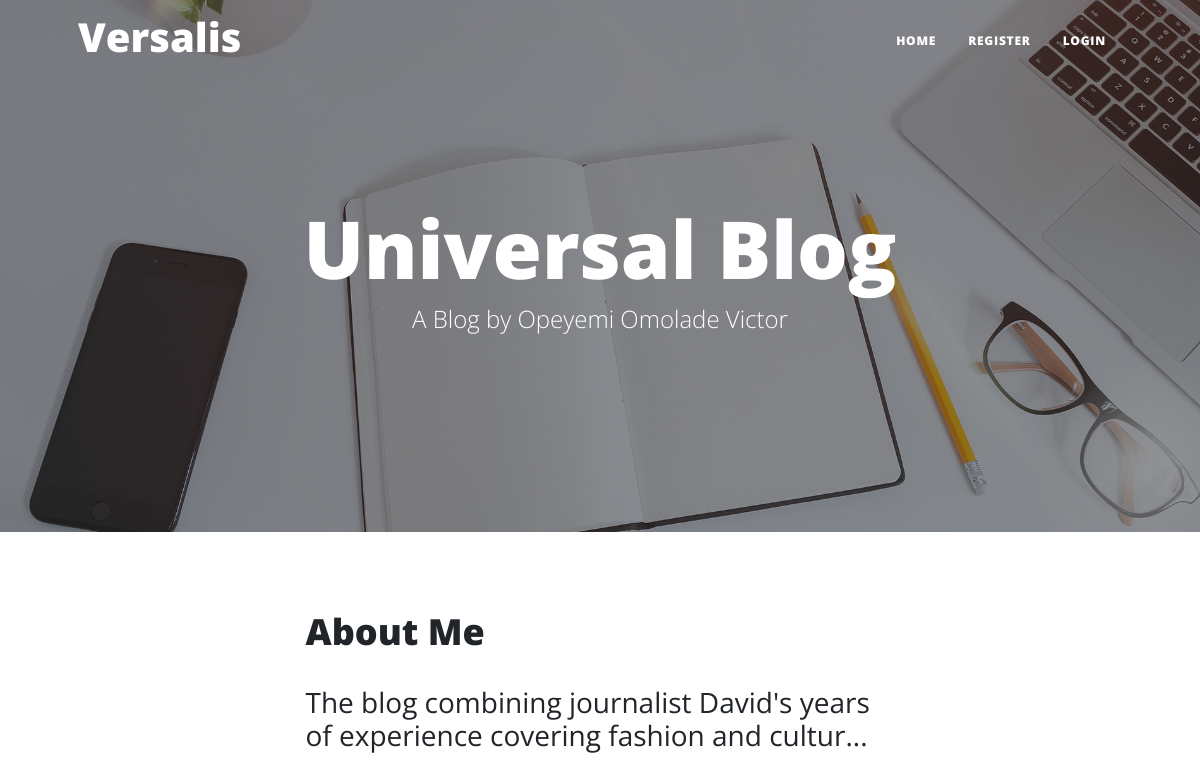
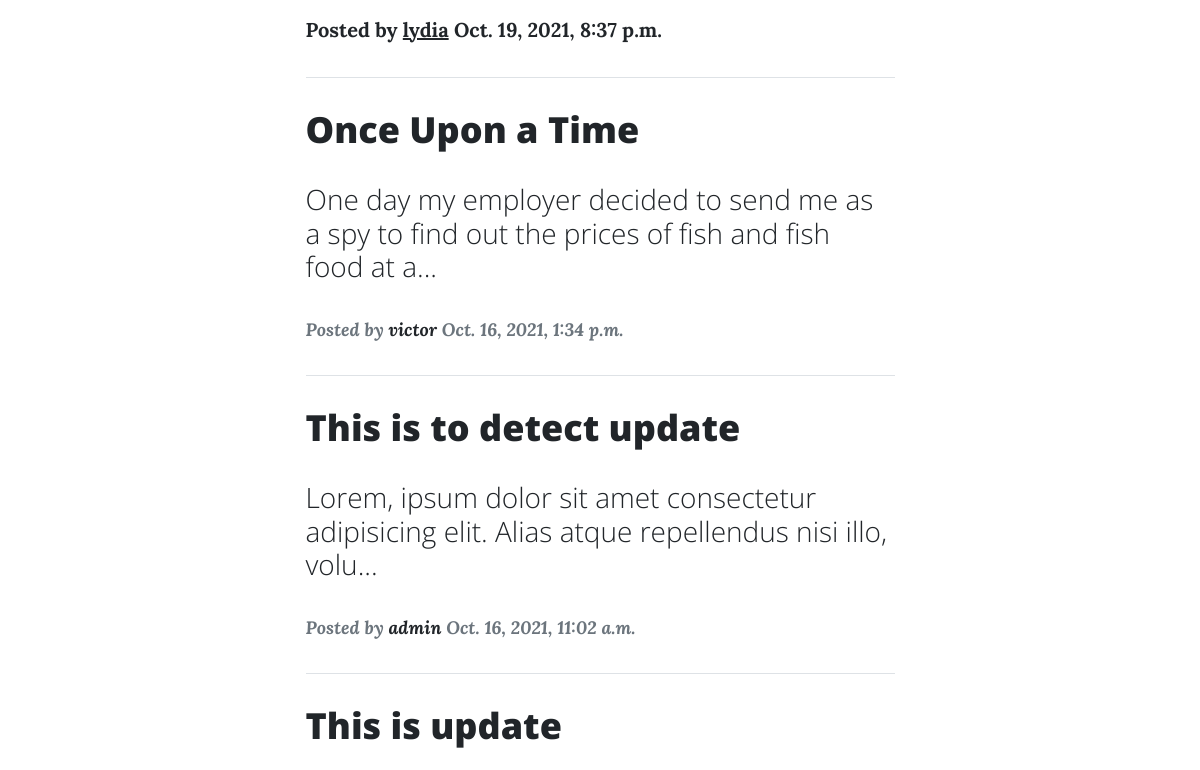
The app's page / (upper part), older data (2 pictures, top to bottom).
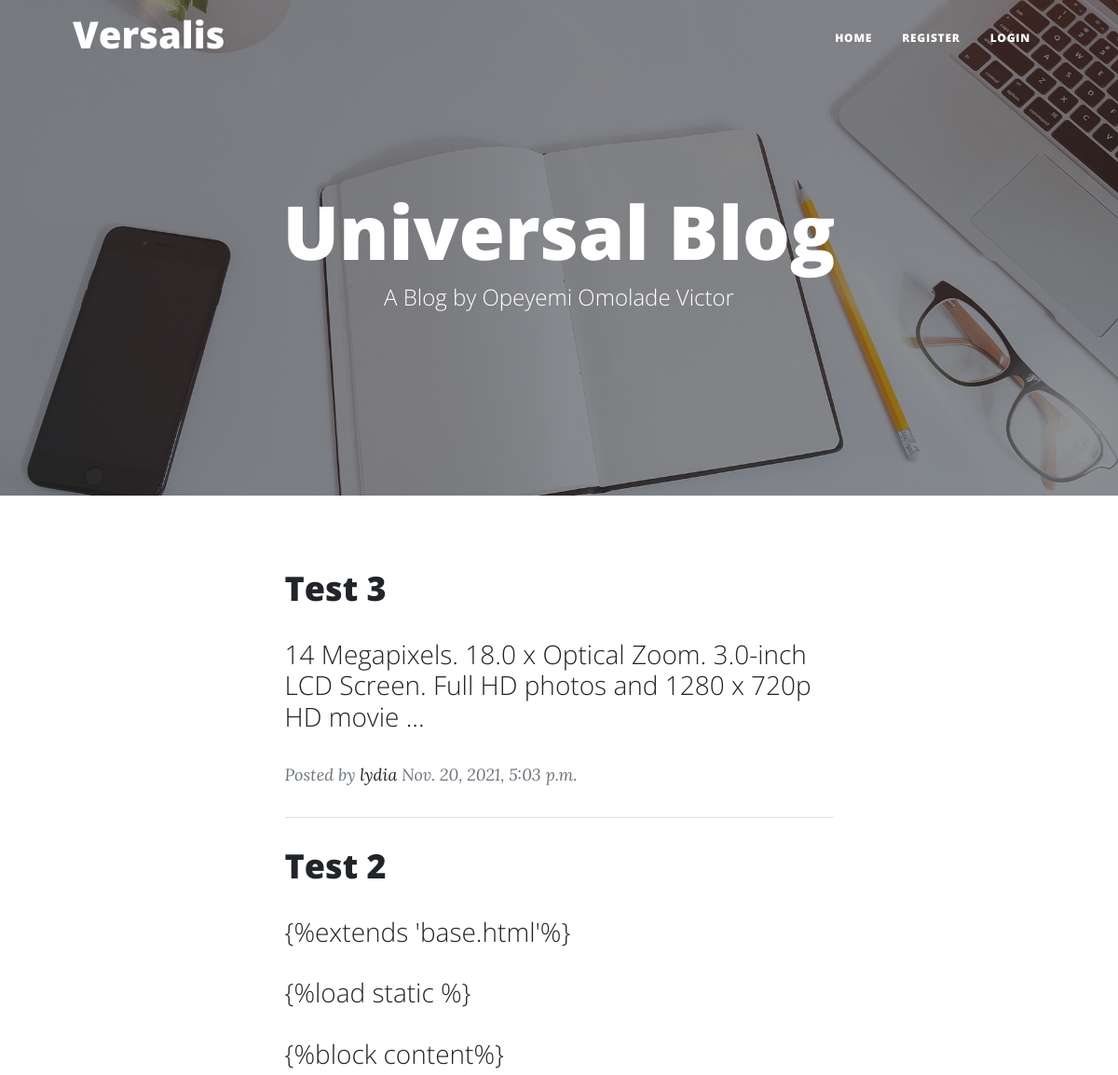
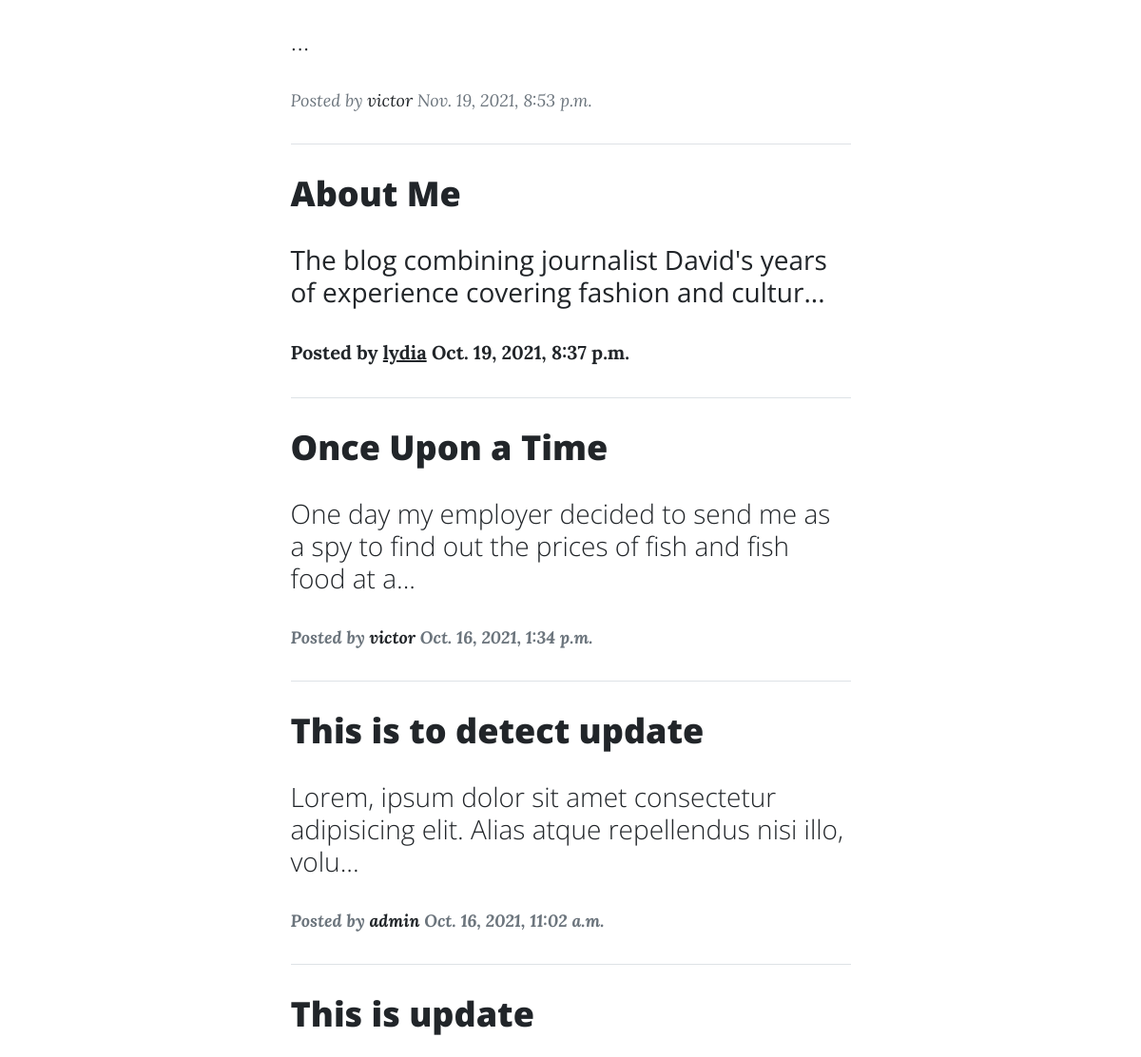
The same page, newer data (2 pictures, top to bottom).
### Blog/models.py (models this page shows, shortened)
class Post(models.Model):
    author = models.ForeignKey(User, default=None,on_delete=models.CASCADE, related_name = 'writer')
    Heading=models.CharField(max_length=200)
    SubHeading = models.CharField(max_length=200, null=True, blank=True)
    Thumb = models.ImageField(default='car 1.jpg', blank=True,null=True,upload_to=upload_path)
    Content = RichTextField(blank=True, null=True)
    date_created=models.DateTimeField(auto_now_add=True)
    likes = models.ManyToManyField(User, related_name='blog_post',blank=True)
    def snippet(self):
        return self.Content[:100]+'...'

### Blog/views.py (the view)
# urls.py: path('', views.homePage, name='home'),
def homePage(request):
    post = Post.objects.all().order_by('-date_created')
    context={'post':post}
    return render(request, 'index.html', context)

### Blog/templates/index.html (shortened to what this page needs)
{%extends 'base.html'%}
{%load static %}
{%block content%}
        <header class="masthead" style="background-image: url('/static/assets/img/home-bg.jpg')">
            <div class="container position-relative px-4 px-lg-4">
                <div class="row gx-4 gx-lg-5 justify-content-center">
                    <div class="col-md-10 col-lg-8 col-xl-7">
                        <div class="site-heading">
                            <h1>Universal Blog</h1>
                            <span class="subheading">A Blog by Opeyemi Omolade Victor</span>
                        </div>
                    </div>
                </div>
            </div>
        </header>
        <div class="container px-4 px-lg-5">
            <div class="row gx-4 gx-lg-5 justify-content-center">
                <div class="col-md-10 col-lg-8 col-xl-7">
                    {%for post in post %}
                    <div class="post-preview">
                        <a href="{% url 'post' pk=post.id %}">
                            <h2 class="post-title">{{post.Heading}}</h2>
                            <h3 class="post-subtitle">{{post.snippet|safe}}</h3>
                        </a>
                        <p class="post-meta">
                            Posted by
                            <a href="{% url 'profile' pk=post.author.id%}">{{post.author}}</a>
                            {{post.date_created}}
                        </p>
                    </div>
                    <hr class="my-4" />
                    {%endfor%}
                </div>
            </div>
        </div>
{% endblock %}

Row changes from the older to the newer data that the page shows:
added Post: Heading "Test 3", snippet "14 Megapixels. 18.0 x Optical Zoom. 3.0-inch LCD Screen. Full HD photos and 1280 x 720p HD movie ...", author "lydia", date_created "Nov. 20, 2021, 5:03 p.m."
added Post: Heading "Test 2", snippet "{%extends 'base.html'%} {%load static %} {%block content%} ...", author "victor", date_created "Nov. 19, 2021, 8:53 p.m."
